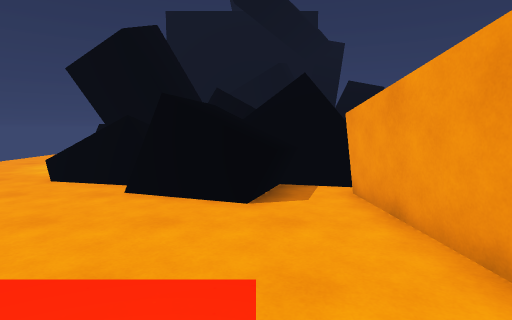
View 1 (above)

24 first-person views from a walk through a Unity game level. The camera is 1.5 m above the floor, tilts 6° down and sees 80° across. The floor is counted in squares, 1 m on a side. Each view is taken from the middle of a square. On the plan, view 1 faces up. The plan holds only what a view shows up to about 15 squares ahead; the rest is blank. The place goes on beyond the plan.

View 2
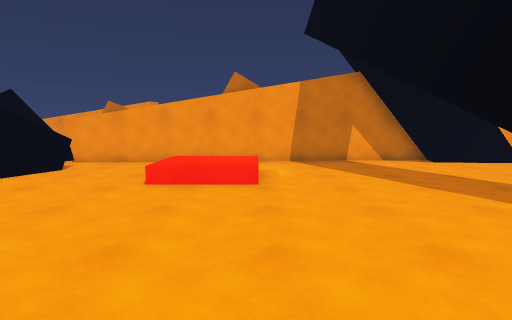

View 3
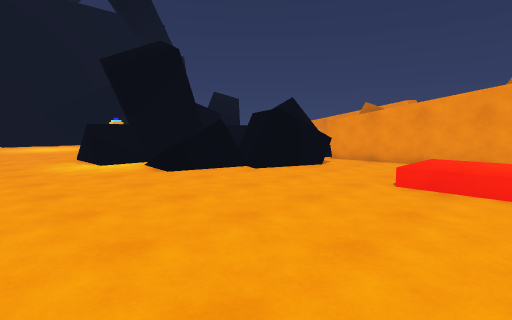

View 4
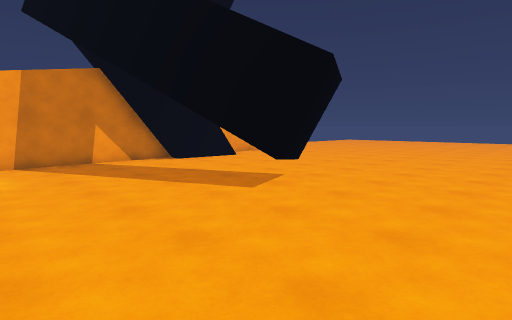

View 5
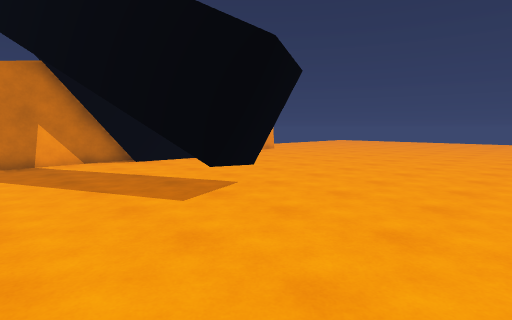

View 6
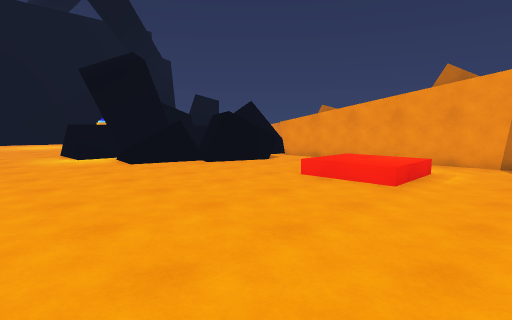

View 7
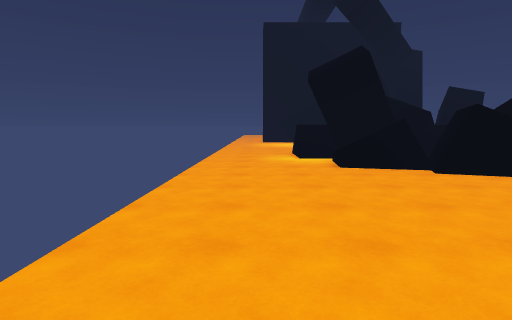

View 8
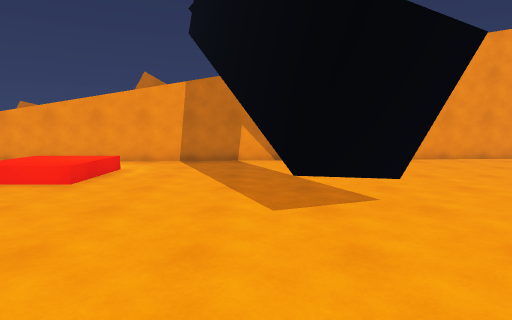

View 9
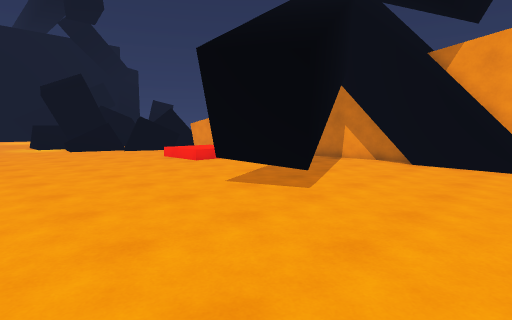

View 10
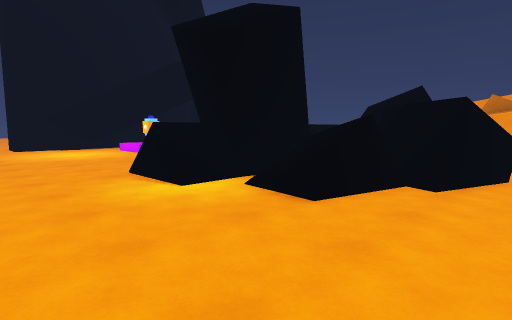

View 11
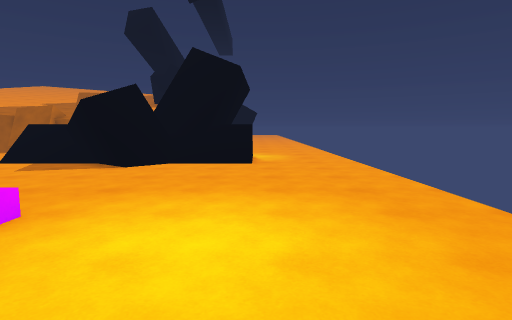

View 12
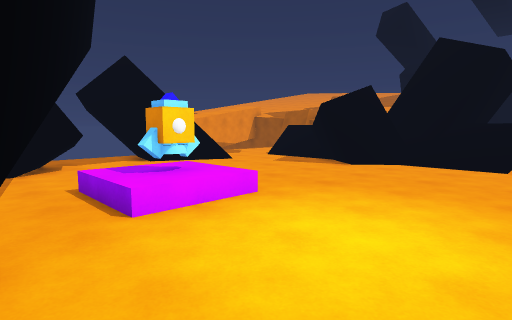

View 13
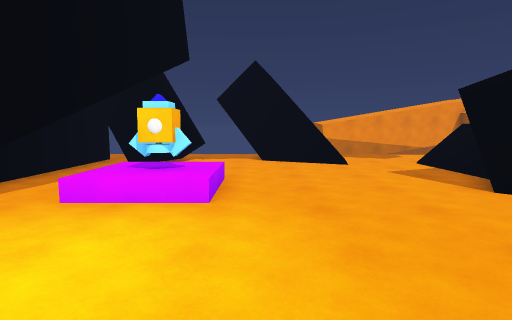

View 14
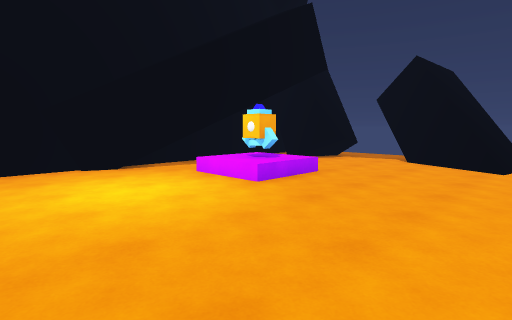

View 15
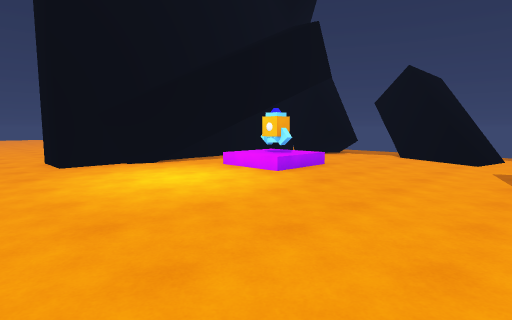

View 16
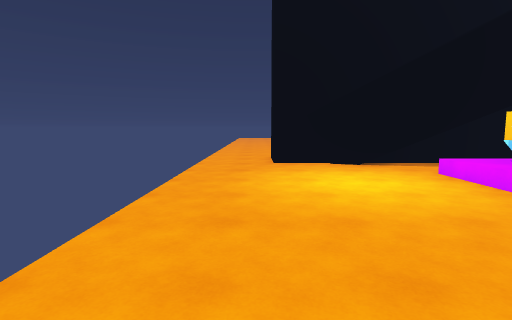

View 17
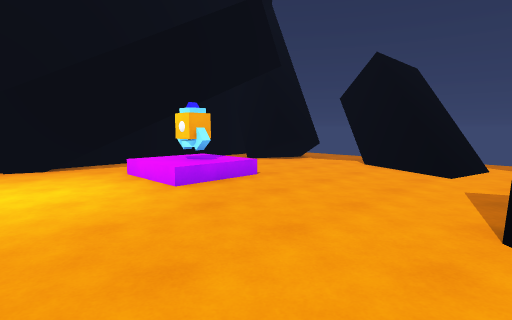

View 18
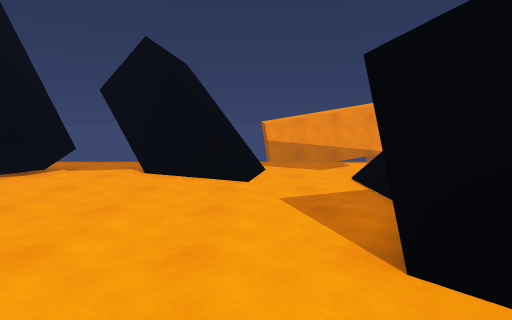

View 19
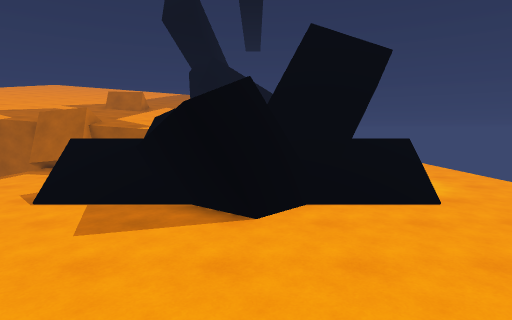

View 20
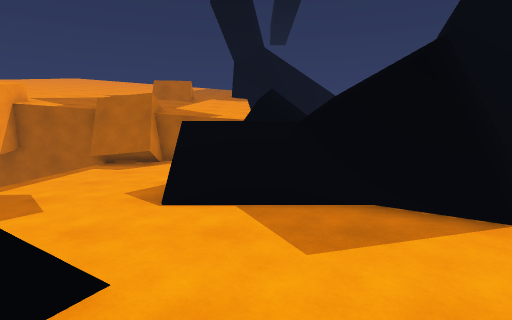

View 21
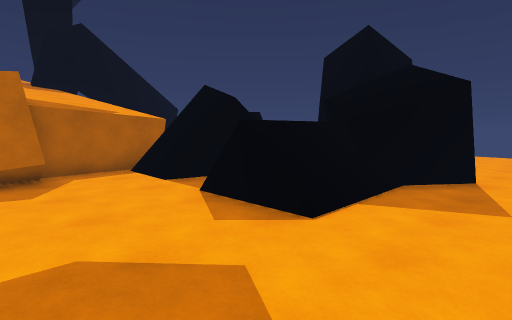

View 22
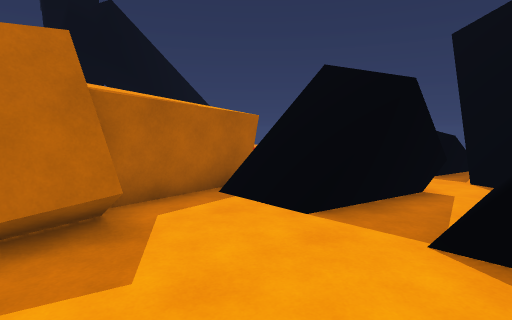

View 23
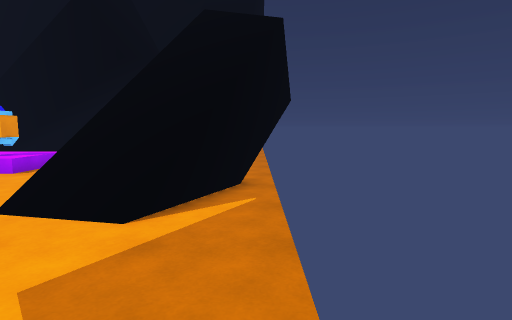

View 24
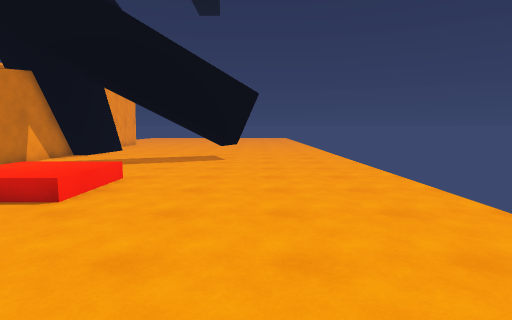

### Floor plan
Key: @ floor where view 1 was taken; # wall or solid block; x gap in a wall; . main floor; : floor 0.5 m higher than the main floor; / step, stairs or slope; = window, fence, low wall or low ledge; ^ raised ledge; v drop or lower ground; T thing the floor can be seen under or through; R rocket.
Columns run from 11 left of view 1 to 9 right of it. Each row starts with its distance up from view 1.
 31 ...#
 30 ...#
 29 ...###############
 28 ......####.....#
 27 ........##.....#
 26 ........////...#  ..
 25 ......../RR/...###..
 24 ......../RR/........
 23 ........////.....###
 22 ................###
 21 ................#  #
 20 ...............##  .
 19 ...............=###.
 18 ...............===..
 17 ....................
 16 .........###........
 15 ....////#####///....
 14 ....=/##=## ^///....
 13 ....#x######==v ....
 12 ....==####=  ===....
 11 ......####.^  ......
 10 ...../  ## ^   .....
  9 .....=/  ##  ##...=.
  8 .......=###  ##..####
  7 ........### ^^####  #
  6 ..........#^.#
  5 .............#
  4 .............##
  3 .............##
  2 ........////..#
  1 ......../::/  #
  0 ......../::@ .#
 -1 ........////..#
 -2 ..............#
 -3 ..............#
 -4 ..............#
 -5 ..............#
 -6 ......T ......#
 -7 .....TTT.....##
 -8 ..... TT ....##
 -9 ..... T......##
-10 .............##
-11  ............##
-12  ............##
-13 ..............#

Where each view was taken, in squares from view 1:
view 1: 0 up, 0 right, facing up
view 2: 1 down, 11 left, facing right
view 3: 1 down, 11 left, facing up-right
view 4: 1 down, 11 left, facing down-right
view 5: 3 down, 11 left, facing down-right
view 6: 4 down, 11 left, facing up-right
view 7: 3 down, 9 left, facing up
view 8: 6 down, 11 left, facing right
view 9: 13 down, 11 left, facing up-right
view 10: 5 up, 11 left, facing up-right
view 11: 28 up, 7 left, facing down
view 12: 28 up, 8 left, facing down-right
view 13: 22 up, 9 left, facing right
view 14: 17 up, 9 left, facing up-right
view 15: 16 up, 11 left, facing up-right
view 16: 16 up, 9 left, facing up
view 17: 16 up, 7 left, facing up-right
view 18: 18 up, 5 left, facing right
view 19: 23 up, 2 left, facing down
view 20: 21 up, 2 right, facing down
view 21: 18 up, 8 right, facing down-left
view 22: 13 up, 8 right, facing down-left
view 23: 13 up, 8 right, facing up
view 24: 8 up, 7 left, facing down
